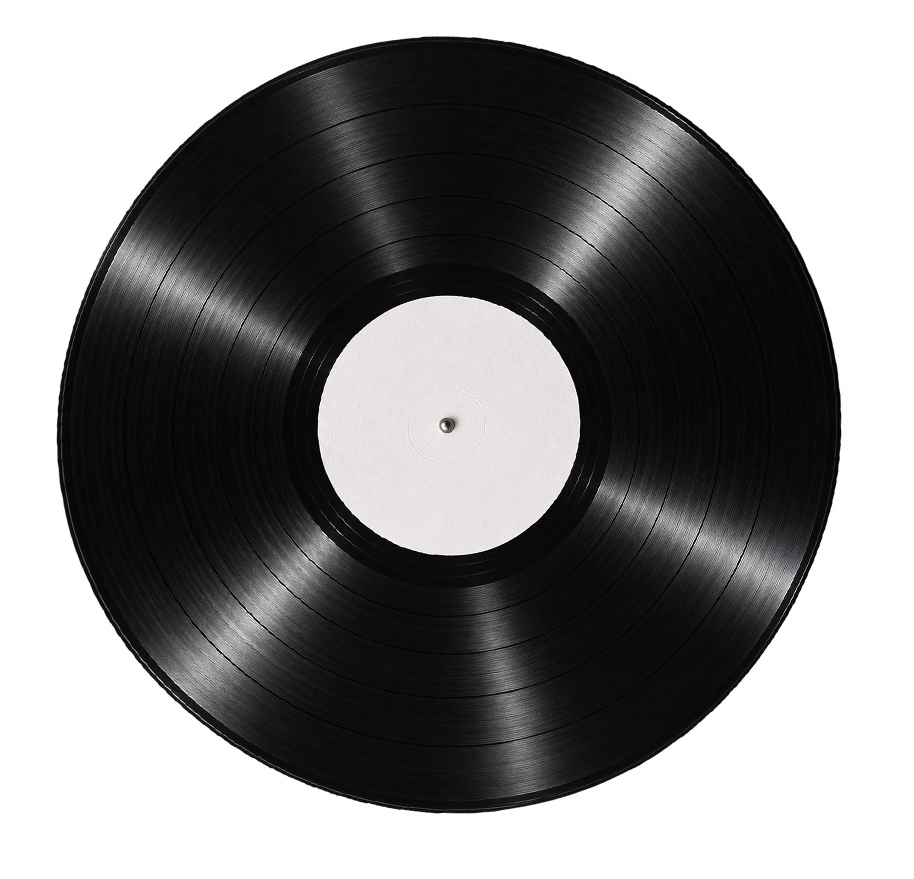
#> input picture Assets/vinyl.png, 914 x 879 px; its folder holds 8 pictures in this run
$ python build_matte_skin.py
#> lines starting #> are read from the running program, lines starting #| are printed output that depends on the picture
"""Derive the 2.3 RGBA skin from the original SKRATCH photos (Pillow, NumPy)."""
from pathlib import Path

import numpy as np
from PIL import Image, ImageFilter


ASSETS = Path(__file__).resolve().parents[1] / "Assets"
CHANNELS = (263, 377, 490, 602)
STROBE_ROWS = ((378, 113, 0.14), (394, 132, 0.47), (410, 136, 0.08))


def photo(name):
#> called with name = 'vinyl.png'
    return Image.open(ASSETS / name).convert("RGBA")
#> returned value is the input picture: PIL image 914x879 RGBA; mean R, G, B, A 34.6, 34.2, 34.4, 149.7


def lerp(a, b, t):
    return a + (b - a) * t


def sample(image, x, y):
    left = np.floor(x).astype(int).clip(0, image.shape[1] - 2)
    top = np.floor(y).astype(int).clip(0, image.shape[0] - 2)
    fx, fy = x - left, y - top
    return lerp(lerp(image[top, left], image[top, left + 1], fx),
                lerp(image[top + 1, left], image[top + 1, left + 1], fx), fy)


def geometry(size, centre):
    y, x = np.indices((size, size), dtype=np.float32)
    x += 0.5 - size / 2
    y += 0.5 - size / 2
    return x + centre[0], y + centre[1], np.hypot(x, y), np.arctan2(y, x)


def polar_samples(luma, centre, radius):
    angles = np.linspace(0, 2 * np.pi, 2048, endpoint=False)
    distances = np.arange(0, radius + 1.25, 0.25)
    values = sample(luma,
                    centre[0] + distances[:, None] * np.cos(angles),
                    centre[1] + distances[:, None] * np.sin(angles))
    return distances, values


def save_disc(name, rgb, radius, r):
    alpha = np.round(np.clip(radius + 0.5 - r, 0, 1) * 255)
    output = np.empty((*r.shape, 4), dtype=np.uint8)
    output[..., :3] = np.round(np.where(alpha[..., None] > 0, rgb, 0)).clip(0, 255)
    output[..., 3] = alpha
    Image.fromarray(output).save(ASSETS / name)


def matte_vinyl():
    original = photo("vinyl.png")
    centre, radius = (447.5, 425.5), 386.5
    x, y, r, _ = geometry(778, centre)
    source = np.asarray(original, dtype=np.float32)
    luma = np.asarray(original.convert("L"), dtype=np.float32)
    soft = np.asarray(original.convert("L").filter(ImageFilter.GaussianBlur(4.5)), dtype=np.float32)
    distances, polar = polar_samples(luma, centre, radius)
#> in lerp, `return a + (b - a) * t`:
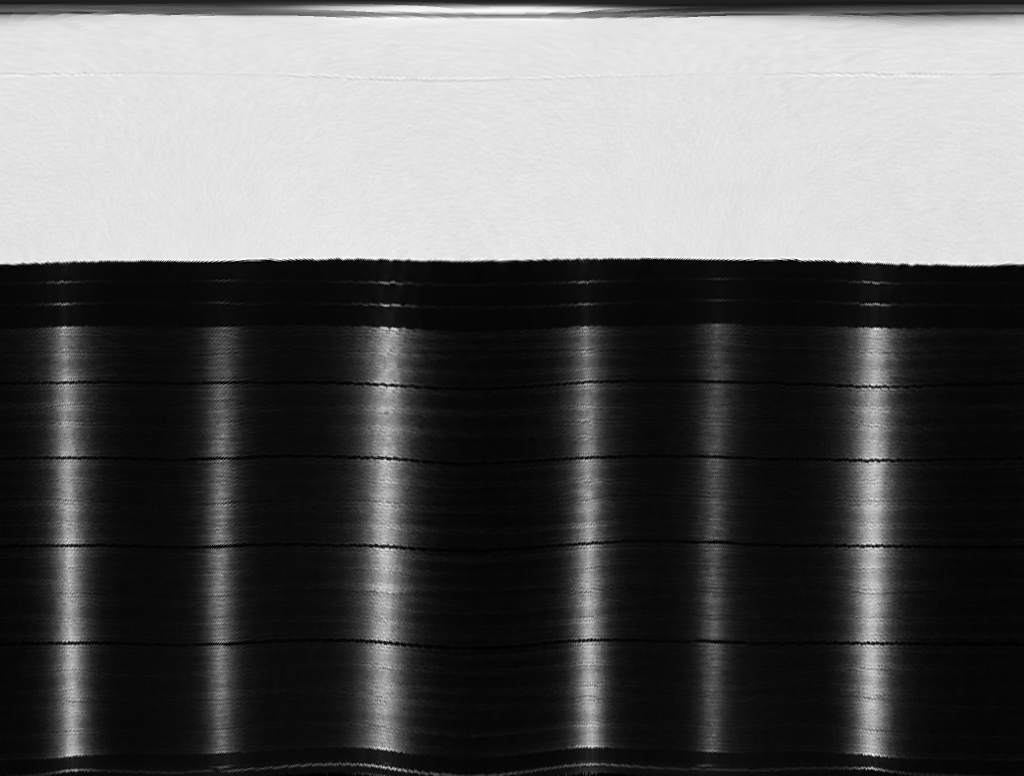
#> returned value: shape (1551, 2048) float64 (shown at 1/2 size); min 0, max 255, mean 93.3
#> distances = 1551 values from 0 to 387.5
    # Dark-side angular statistics remove the specular bands while retaining recorded grooves.
    groove = np.quantile(polar, 0.38, axis=1)
#> groove = 1551 values, max 228.1 at index 103, min 6.99 at index 1287, mean 80.25
    smooth = np.convolve(np.pad(groove, (8, 8), mode="edge"), np.ones(17) / 17, mode="valid")
#> smooth = 1551 values, max 227.8 at index 85, min 7.27 at index 635, mean 80.25
    profile = 7.5 + 0.62 * groove + 1.05 * (groove - smooth)
#> profile = 1551 values, max 212 at index 517, min -44.21 at index 524, mean 57.25
    fine = np.clip(sample(luma - soft, x, y), -13, 12) * 0.35
#> in sample (call 2), `top = np.floor(y).astype(int).clip(0, image.shape[0] - 2)`:
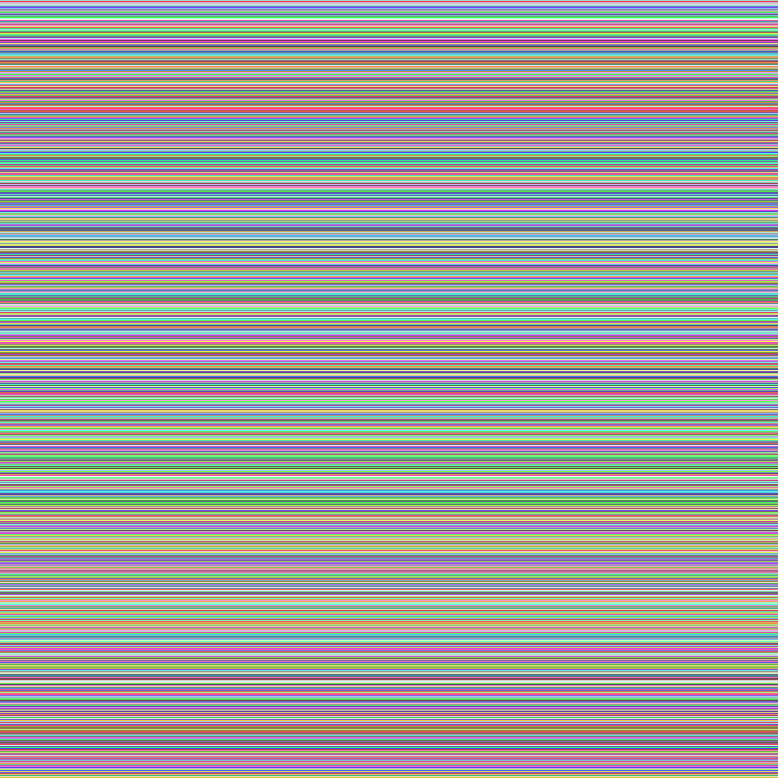
#> top: shape (778, 778) int64; 778 distinct labels, from 37 to 814; one colour per label, 0 black
#> in sample (call 2), `fx, fy = x - left, y - top`: fx: shape (778, 778) float64; every value is 0
    material = np.clip(np.interp(r, distances, profile) + fine, 5, 43)
    paper = 1 - np.clip((r - 132) / 13, 0, 1)
    rgb = np.stack([lerp(material * tint, sample(source[..., c], x, y), paper)
                    for c, tint in enumerate((1.00, 0.99, 1.02))], axis=-1)
    save_disc("vinyl_matte.png", rgb, radius, r)


def matte_platter():
    original = photo("disk.png")
#> call 2 of photo, with name = 'disk.png'
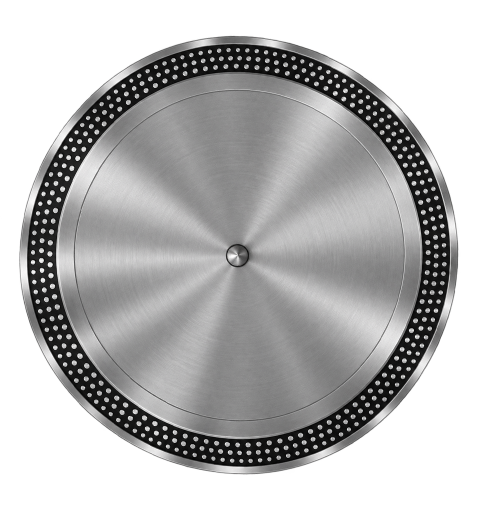
#> input picture Assets/disk.png, 976 x 1029 px (shown at 1/2 size)
#> in photo, returned value is the input picture: PIL image 976x1029 RGBA; mean R, G, B, A 124.6, 124.4, 124.4, 151.4
    centre, radius = (477.67, 510.43), 436.0
    x, y, r, angle = geometry(878, centre)
    luma = np.asarray(original.convert("L"), dtype=np.float32)
#> luma: shape (1029, 976) float32
    soft = np.asarray(original.convert("L").filter(ImageFilter.GaussianBlur(3.0)), dtype=np.float32)
#> soft: shape (1029, 976) float32
    distances, polar = polar_samples(luma, centre, radius)
#> in sample (call 6), `top = np.floor(y).astype(int).clip(0, image.shape[0] - 2)`:
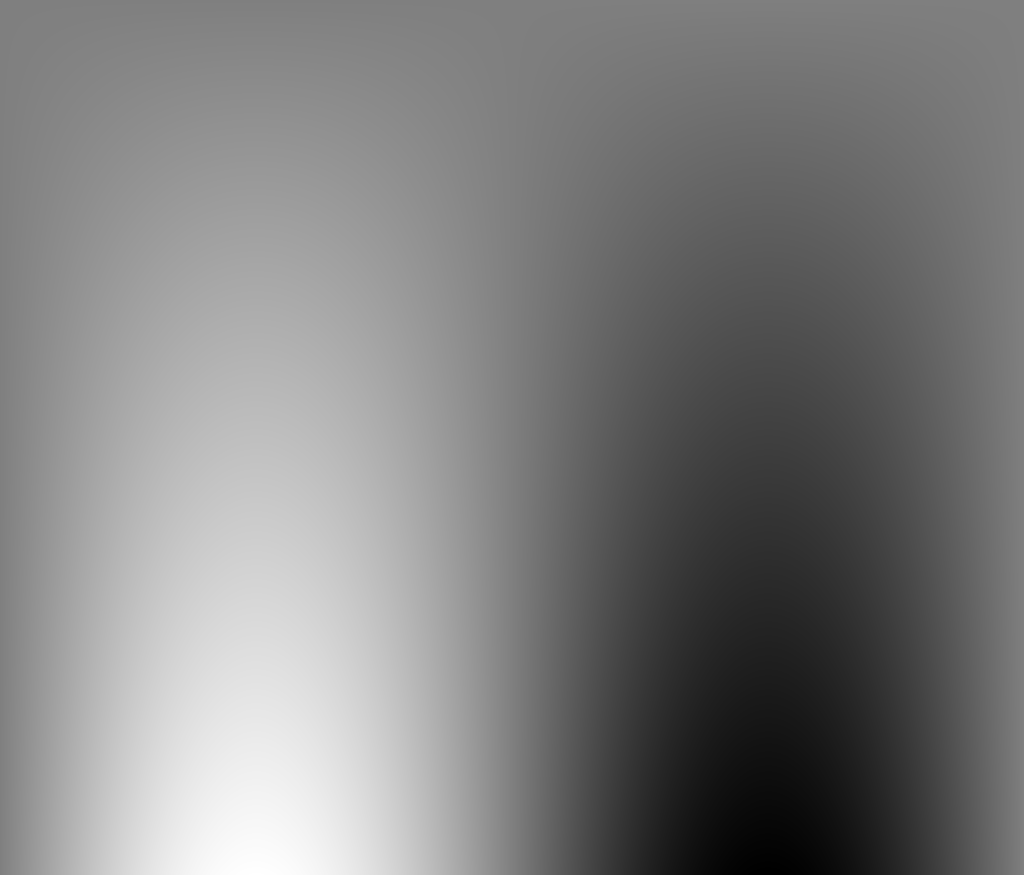
#> top: shape (1749, 2048) int64 (shown at 1/2 size); min 73, max 947, mean 509.9; drawn with min black and max white
#> in sample (call 6), `fx, fy = x - left, y - top`:
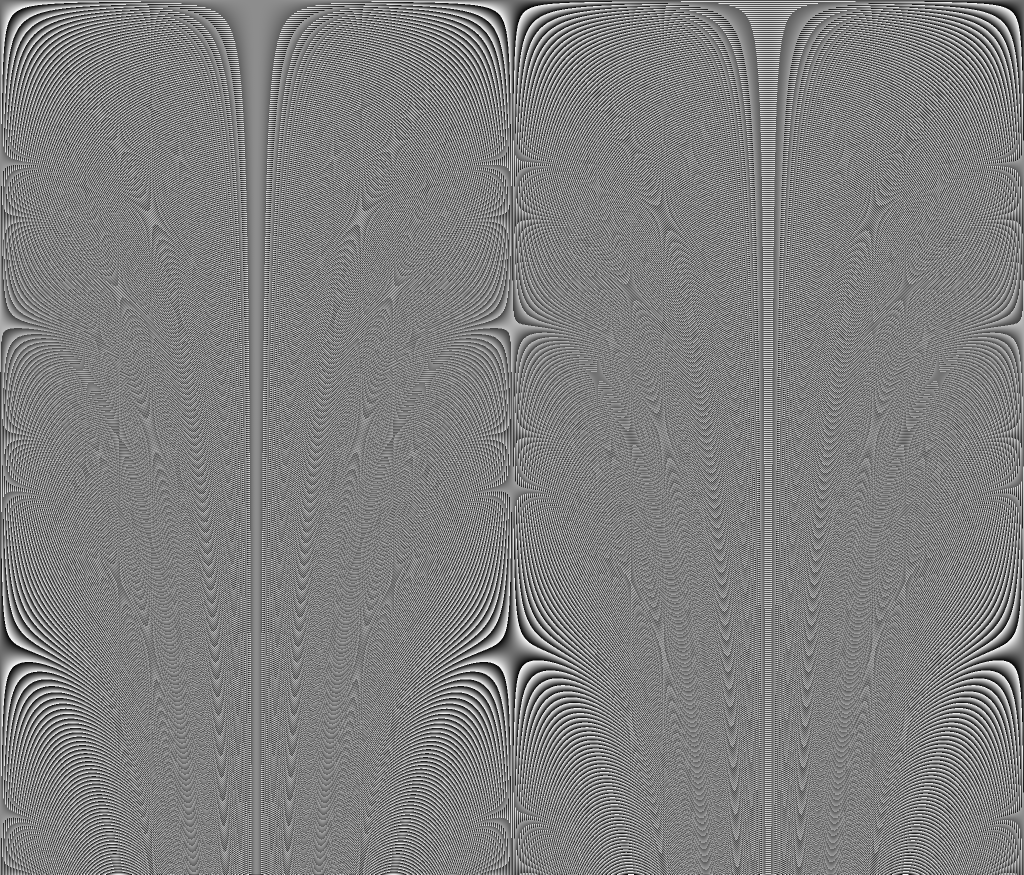
#> fy: shape (1749, 2048) float64 (shown at 1/2 size); min 5.8e-07, max 1, mean 0.5
#> in lerp (call 20), `return a + (b - a) * t`:
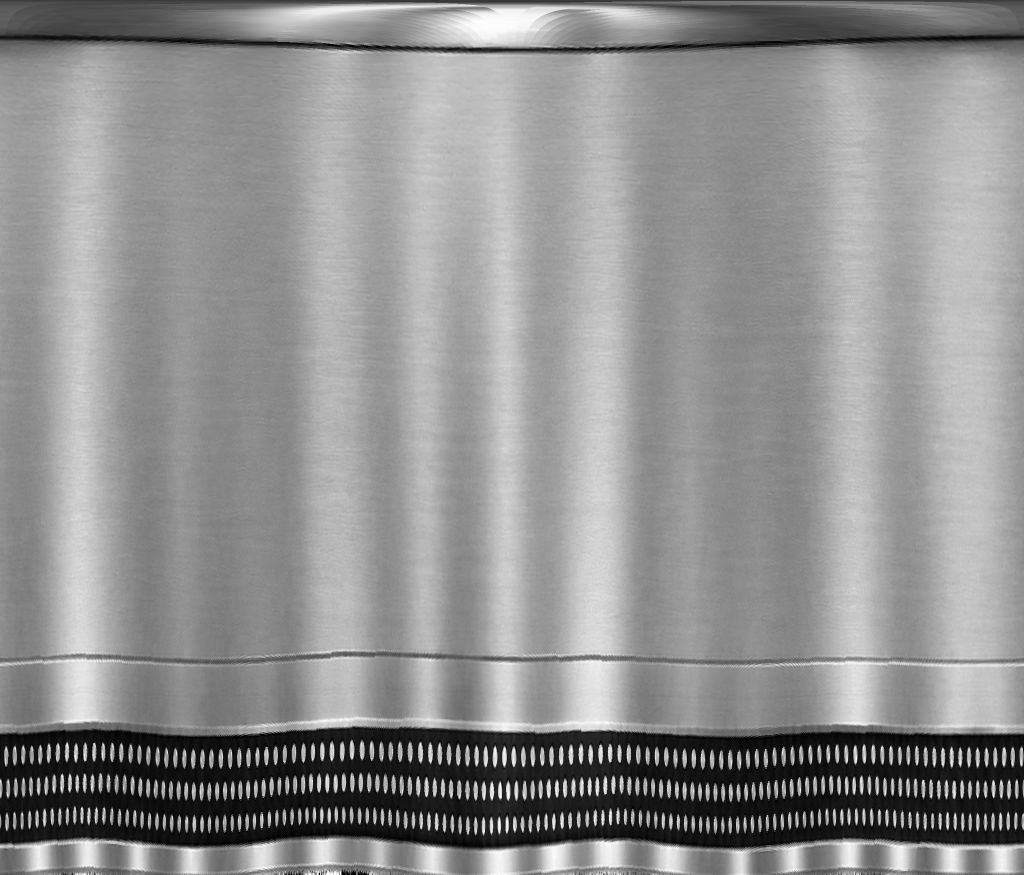
#> returned value: shape (1749, 2048) float64 (shown at 1/2 size); min 0, max 255, mean 144.7
#> distances = 1749 values from 0 to 437
    median = np.quantile(polar, .48, axis=1)
#> median = 1749 values, max 173.4 at index 1327, min 15.67 at index 1477, mean 135.6
    band = (distances >= 368) & (distances <= 418)
    median[band] = np.quantile(polar[band], .19, axis=1)
    profile = 5 + .82 * np.interp(r, distances, median)
    grain = np.clip(sample(luma - soft, x, y), -10, 10) * .22
    grain *= 1 - np.clip((r - 365) / 3, 0, 1) * np.clip((421 - r) / 3, 0, 1)
    material = profile + grain
    for ring_radius, count, phase in STROBE_ROWS:
        separation = 2 * np.pi / count
        arc = ((angle + phase * separation + separation / 2) % separation - separation / 2) * ring_radius
        distance = np.hypot((r - ring_radius) / 4.7, arc / 4.7)
        alpha = np.clip((1.10 - distance) / .22, 0, 1)
        # Diffuse dot tone from the sampled source row. Identical angular spacing per ring.
        row = polar[int(ring_radius / .25)]
        tone = float(np.percentile(row, 90)) * .77
        dot = tone + np.clip(1 - distance, 0, 1) * 16
        material = lerp(material, dot, alpha)
#> this loop made 3 passes
#> tone on passes 1 to 3: 156.2, 158, 152.9
    rgb = np.stack([material, material * .999, material * 1.013], axis=-1)
    save_disc("platter_matte.png", rgb, radius, r)


def mixer_and_knob():
    original = photo("mixer.png")
    source = np.asarray(original, dtype=np.float32)
    matte = source.copy()
    raw_grain = np.asarray(original.convert("L"), dtype=np.float32)
    raw_grain -= np.asarray(original.convert("L").filter(ImageFilter.GaussianBlur(1.25)), dtype=np.float32)
    grain = raw_grain[296:495, 164:190]

    def repair(x, y, rx, ry, rectangular=False):
        top, bottom, left, right = y - ry, y + ry + 1, x - rx, x + rx + 1
        rows, cols = np.indices((bottom - top, right - left))
        tx, ty = cols[..., None] / (2 * rx), rows[..., None] / (2 * ry)
        sides = lerp(source[top:bottom, left-1:left, :3], source[top:bottom, right:right+1, :3], tx)
        ends = lerp(source[top-1:top, left:right, :3], source[bottom:bottom+1, left:right, :3], ty)
        panel = ends if rectangular else lerp(sides, ends, .28)
        texture = grain[(rows + 3 * x + y) % grain.shape[0], (cols + x + 5 * y) % grain.shape[1]]
        panel += np.clip(texture, -2.5, 2.5)[..., None] * .65
        distance = np.maximum(abs(rows - ry) / ry, abs(cols - rx) / rx) if rectangular else np.hypot(
            (rows - ry) / ry, (cols - rx) / rx)
        mask = np.clip((1 - distance) * (min(rx, ry) / 2 if rectangular else 5.5), 0, 1)[..., None]
        matte[top:bottom, left:right, :3] = lerp(source[top:bottom, left:right, :3], panel, mask)

    for x in CHANNELS:
        for y in (254, 392):
            repair(x, y, 33, 32)
        repair(x, 554, 52, 55, rectangular=True)
    for y in (753, 819, 892, 972):
        repair(118, y, 31, 30)
    for x, y in ((722, 558), (801, 558), (765, 922)):
        repair(x, y, 30, 30)
    Image.fromarray(np.round(matte).clip(0, 255).astype(np.uint8)).crop((21, 27, 856, 1053)).save(
        ASSETS / "mixer_clean.png")
    x, y, r, _ = geometry(124, (1088.2, 154.0))
    cap = np.stack([sample(source[..., c], x, y) for c in range(3)], axis=-1)
    save_disc("knob_cap.png", cap, 59.5, r)


if __name__ == "__main__":
    matte_vinyl()
    matte_platter()
#> (the run stopped early here; a loop or call above may not have finished)
